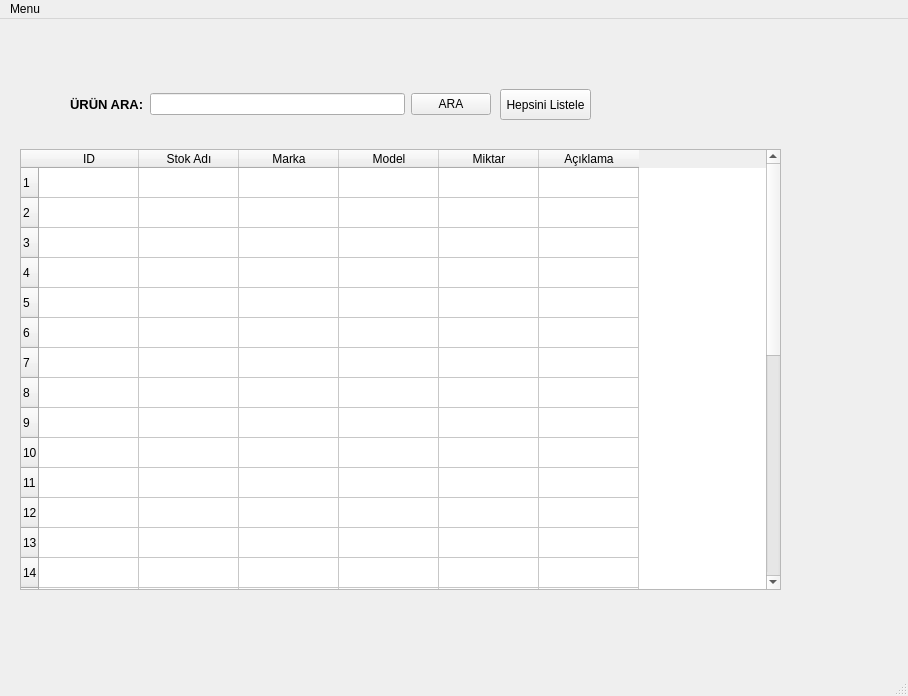
<?xml version="1.0" encoding="UTF-8"?>
<ui version="4.0">
 <class>Anapencere</class>
 <widget class="QMainWindow" name="Anapencere">
  <property name="geometry">
   <rect>
    <x>0</x>
    <y>0</y>
    <width>908</width>
    <height>696</height>
   </rect>
  </property>
  <property name="windowTitle">
   <string>MainWindow</string>
  </property>
  <widget class="QWidget" name="centralwidget">
   <widget class="QTableWidget" name="tableWidget">
    <property name="geometry">
     <rect>
      <x>20</x>
      <y>130</y>
      <width>761</width>
      <height>441</height>
     </rect>
    </property>
    <property name="rowCount">
     <number>30</number>
    </property>
    <property name="columnCount">
     <number>6</number>
    </property>
    <row/>
    <row/>
    <row/>
    <row/>
    <row/>
    <row/>
    <row/>
    <row/>
    <row/>
    <row/>
    <row/>
    <row/>
    <row/>
    <row/>
    <row/>
    <row/>
    <row/>
    <row/>
    <row/>
    <row/>
    <row/>
    <row/>
    <row/>
    <row/>
    <row/>
    <row/>
    <row/>
    <row/>
    <row/>
    <row/>
    <column>
     <property name="text">
      <string>ID</string>
     </property>
    </column>
    <column>
     <property name="text">
      <string>Stok Adı</string>
     </property>
    </column>
    <column>
     <property name="text">
      <string>Marka</string>
     </property>
    </column>
    <column>
     <property name="text">
      <string>Model</string>
     </property>
    </column>
    <column>
     <property name="text">
      <string>Miktar</string>
     </property>
    </column>
    <column>
     <property name="text">
      <string>Açıklama</string>
     </property>
    </column>
   </widget>
   <widget class="QWidget" name="layoutWidget">
    <property name="geometry">
     <rect>
      <x>70</x>
      <y>70</y>
      <width>421</width>
      <height>31</height>
     </rect>
    </property>
    <layout class="QHBoxLayout" name="horizontalLayout">
     <item>
      <widget class="QLabel" name="label">
       <property name="font">
        <font>
         <pointsize>10</pointsize>
         <weight>75</weight>
         <bold>true</bold>
        </font>
       </property>
       <property name="text">
        <string>ÜRÜN ARA:</string>
       </property>
      </widget>
     </item>
     <item>
      <widget class="QLineEdit" name="lineEdit_urunara"/>
     </item>
     <item>
      <widget class="QPushButton" name="urun_ara">
       <property name="text">
        <string>ARA</string>
       </property>
      </widget>
     </item>
    </layout>
   </widget>
   <widget class="QPushButton" name="hepsinilistelebuton">
    <property name="geometry">
     <rect>
      <x>500</x>
      <y>70</y>
      <width>91</width>
      <height>31</height>
     </rect>
    </property>
    <property name="text">
     <string>Hepsini Listele</string>
    </property>
   </widget>
  </widget>
  <widget class="QMenuBar" name="menubar">
   <property name="geometry">
    <rect>
     <x>0</x>
     <y>0</y>
     <width>908</width>
     <height>21</height>
    </rect>
   </property>
   <widget class="QMenu" name="menuMenu">
    <property name="title">
     <string>Menu</string>
    </property>
    <addaction name="stokkartolusturinmenu"/>
    <addaction name="stokgirisinmenu"/>
    <addaction name="stokcikisinmenu"/>
    <addaction name="stokhareketleriinmenu"/>
    <addaction name="stokkartsilinmenu"/>
   </widget>
   <addaction name="menuMenu"/>
  </widget>
  <widget class="QStatusBar" name="statusbar"/>
  <action name="stokkartolusturinmenu">
   <property name="text">
    <string>Stok Kart Oluştur</string>
   </property>
  </action>
  <action name="stokgirisinmenu">
   <property name="text">
    <string>Stok Giriş</string>
   </property>
  </action>
  <action name="stokcikisinmenu">
   <property name="text">
    <string>Stok Çıkış</string>
   </property>
  </action>
  <action name="stokhareketleriinmenu">
   <property name="text">
    <string>Stok Hareketleri</string>
   </property>
  </action>
  <action name="stokkartsilinmenu">
   <property name="text">
    <string>Stok Kart Sil</string>
   </property>
  </action>
 </widget>
 <resources/>
 <connections/>
</ui>
